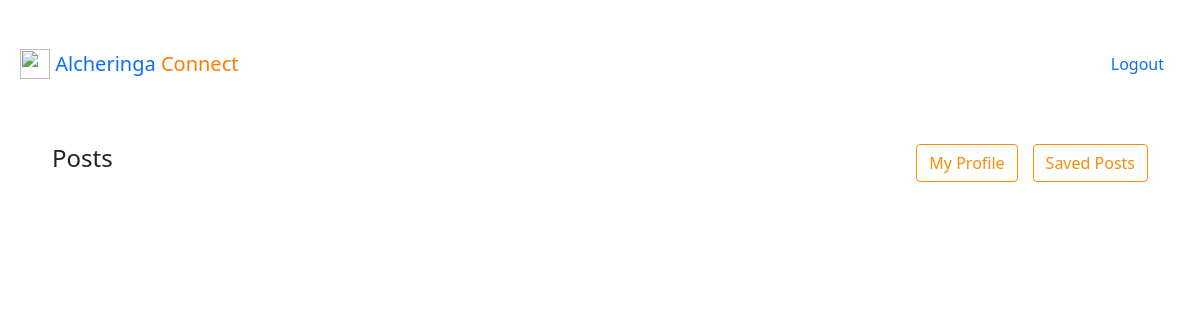
/home/ (signed in), run on an earlier commit of the app's database.
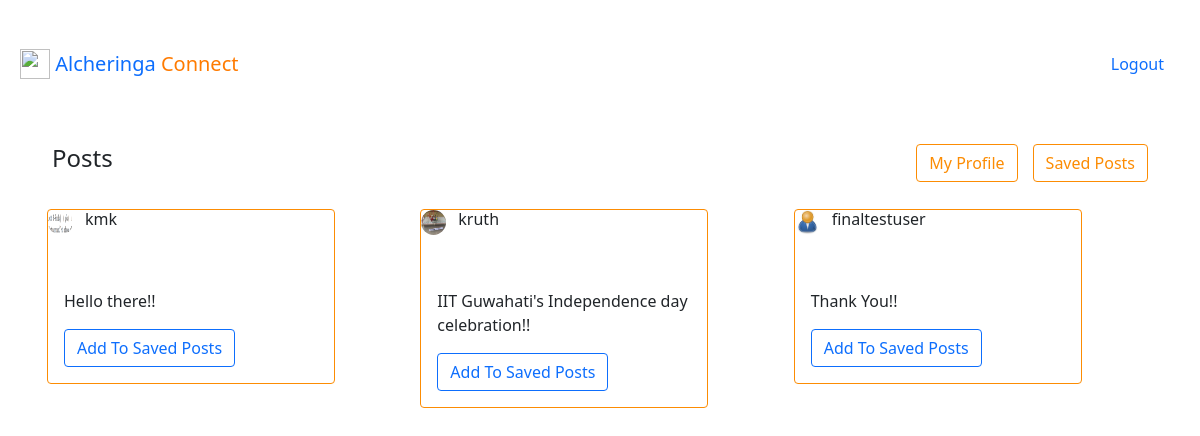
And on a later commit of the database.
### AlcherWeb/models.py (models this page shows, shortened)
class Post(models.Model):
    author=models.ForeignKey(User,on_delete=models.CASCADE)
    posted_pic = models.ImageField(default='default.jpg',upload_to='posted_pics')
    content = models.TextField(default='')
    favourites=models.ManyToManyField(User,related_name='favourite',default=None,blank=True)

### users/models.py (models this page shows, shortened)
class Profile(models.Model):
    user=models.OneToOneField(User,on_delete=models.CASCADE,related_name='Profile')
    image = models.ImageField(default='profile_pics/default.jpg',upload_to='profile_pics')

### AlcherWeb/views.py (the view)
# urls.py: path('home/',PostListView.as_view(),name='AlcherWeb-home'),
class PostListView(LoginRequiredMixin,ListView):
    model=Post
    template_name='AlcherWeb/home.html'
    context_object_name='posts'

### AlcherWeb/templates/AlcherWeb/home.html (shortened to what this page needs)
{% extends "AlcherWeb/base.html" %}
{% load static %}
{% block content %}
<link rel="stylesheet" href="{% static '/CSS/myposts.css' %}">
<div class="container">
  <div class="row">
    <div class="col">
      <h4>Posts</h4>
    </div>
    <div class="col">
           <div class="d-flex flex-row-reverse" style="gap: 15px;">
        <a class="btn btn-outline-primary" style="color:#fc8c03; border-color:#fc8c03;" href="{% url 'favourite_list' %}">Saved Posts</a>
        <a class="btn btn-outline-primary" style="color:#fc8c03; border-color:#fc8c03;" href="{% url 'profile' %}">My Profile</a>
      </div>
    </div>
  </div>
  <div class="row">
    {% for post in posts%}
    <div class="col-6 col-md-4">
        <div class="card" style="width:18rem; border: solid 1px; border-color: #fc8c03;">
            <div class="card-title">
              <div style="display:inline-flex; gap: 12px;">
              <img class="round-bord" style="border-radius: 50%;" src="{{post.author.Profile.image.url}}"  width="25px" height="25px"
            alt="">
                <h6 class="card-title"> {{post.author}}</h6>
              </div>
              </div>
          <div class="card-body">
            <p class="card-text">{{post.content}}</p>
              <div>
            <a href="{% url 'favourite_add' post.id %}" class="btn btn-outline-primary">Add To Saved Posts</a>
          </div>
          </div>
        </div>
      </div>
    {% endfor %}
  </div>
  {% endblock content %}

### AlcherWeb/templates/AlcherWeb/base.html (shortened to what this page needs)
{% load static%}
<!DOCTYPE html>
<html lang="" dir="ltr">
<head>
  <link href="https://cdn.jsdelivr.net/npm/bootstrap@5.0.2/dist/css/bootstrap.min.css" rel="stylesheet"
>
  <link rel="stylesheet" href="{% static '/CSS/main.css' %}">
</head>
<body>
    <br>
    <nav>
      {% if user.is_authenticated %}
      <nav class="">
        <div class="d-flex justify-content-between">
        <a class="navbar-brand" href="{% url 'AlcherWeb-home' %}">
          <img src="https://media.giphy.com/avatars/alcheringa/R4opi9IQOgHt.png" width="30" height="30" class="d-inline-block align-top" alt="">
          Alcheringa <span class="orcol">Connect</span> </h3>
        </a>
        <a class="nav-item nav-link" href="{% url 'logout' %}">Logout</a>
      </div>
      </nav>
      {% else %}
      <h3> <img src="https://media.giphy.com/avatars/alcheringa/R4opi9IQOgHt.png" height="50px" width="50px" alt="">
        Alcheringa <span class="orcol">Connect</span> </h3>
    </nav>
    {% endif %}
    {% block content %}{% endblock %}
  </div>
</body>
</html>

### static/CSS/main.css (style rules this page uses)
.orcol { color: #ff7b00; }
.round-bord { border-radius: 50%; }

### static/CSS/myposts.css (style rules this page uses)
body { padding:20px; }
.container { padding-top: 50px; }
.row { padding: 10px; }
.col-6 { padding: 7px; }
.card { border: 10px; border-color: #fc8c03; }

What changed in the data, as far as the page shows it:
added Post: author.Profile.image (picture), author "kmk", content "Hello there!!"
added Post: author.Profile.image (picture), author "kruth", content "IIT Guwahati's Independence day celebration!!"
added Post: author.Profile.image (placeholder picture), author "finaltestuser", content "Thank You!!"
